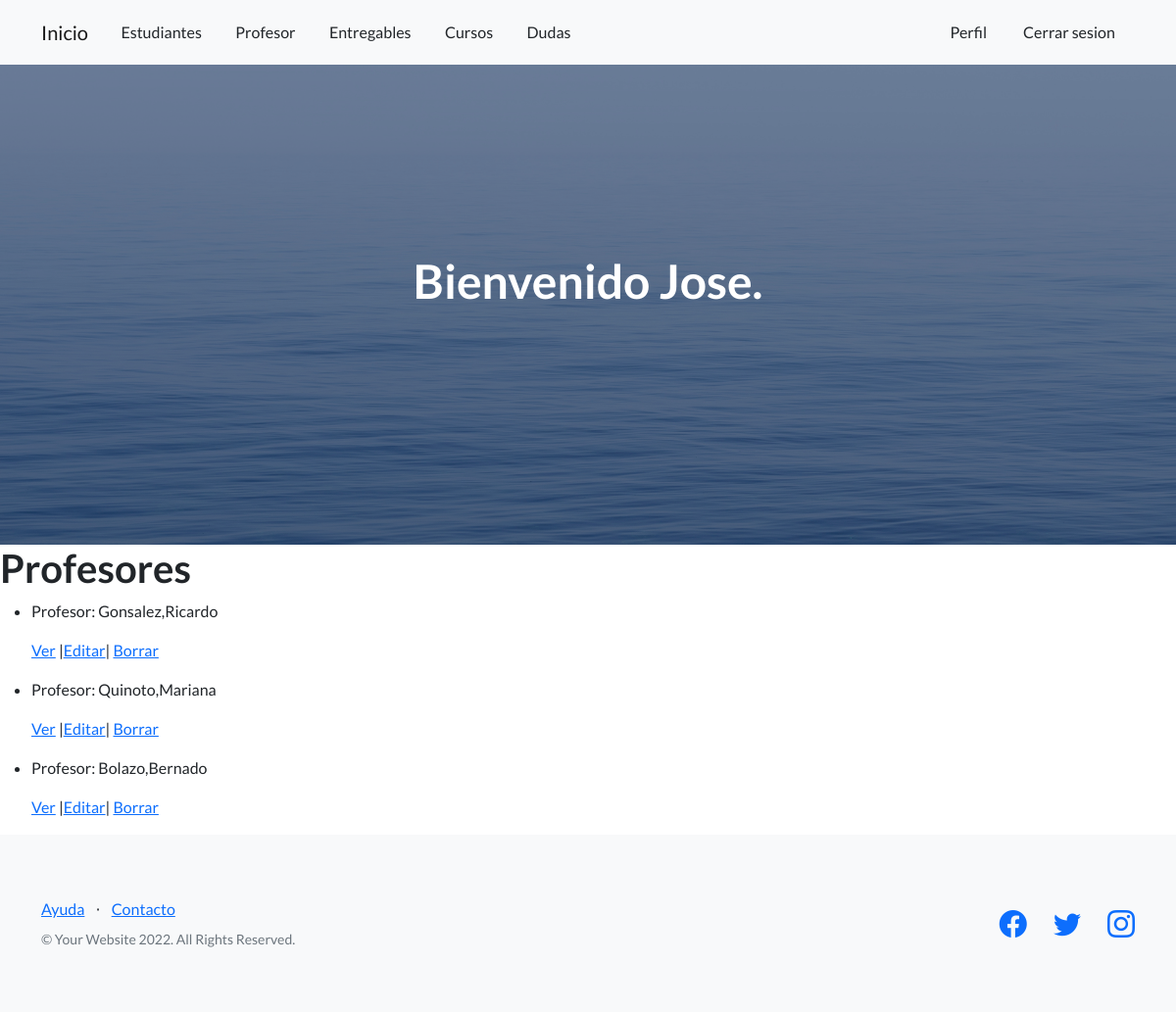
The app's page /profesor/list (signed in) with its own data.
### AppCoder/models.py (models this page shows, shortened)
class Profesor(models.Model):
    nombre=models.CharField(max_length=40)
    apellido=models.CharField(max_length=40)
    email= models.EmailField()
    profesion=models.CharField(max_length=40)

### AppCoder/views.py (the view)
# urls.py: path('profesor/list',views.ProfesorList.as_view(), name="ListP"),
class ProfesorList(ListView):
    model=Profesor
    template_name="AppCoder/profesor_list.html"

### AppCoder/templates/AppCoder/profesor_list.html
{% extends 'AppCoder/padre.html' %}
{% load static %}
{% block ContenidoQueCambia  %}
<body>
    <h1>Profesores</h1>
    <ul>
        {% for profesor in object_list %}
            <li>
                <p>Profesor: {{profesor.apellido}},{{profesor.nombre}}</p>
                <p>
                    <a href="{% url 'DetailP' profesor.id %}">Ver</a>
                    {%if user.is_superuser%}
                    |<a href="{% url 'EditP' profesor.id %}">Editar</a>|
                    <a href="{% url 'DeleteP' profesor.id %}">Borrar</a>
                    {%endif%}
                </p>
            </li>
        {%endfor%}
    </ul>
</body>
{% endblock  %}

### AppCoder/templates/AppCoder/padre.html (shortened to what this page needs)
<!DOCTYPE html>
<html lang="en">
    <head>
        {%load static%}
        <link href="https://cdn.jsdelivr.net/npm/bootstrap-icons@1.5.0/font/bootstrap-icons.css" rel="stylesheet" type="text/css" />
        <link href="{% static 'AppCoder/css/styles.css' %}" rel="stylesheet" />
    </head>
    <body>
        <nav class="navbar navbar-light bg-light static-top">
            <div class="container">
                    <a class="navbar-brand" href="{% url 'Inicio' %}">Inicio</a>
                    <a class="btn btn" href="/Estudiantes">Estudiantes</a>
                    <a class="btn btn" href="/Profesores">Profesor</a>
                    <a class="btn btn" href="/Entregables">Entregables</a>
                    <a class="btn btn" href="/Cursos">Cursos</a>
                    <a class="btn btn" href="/Dudas">Dudas</a>
                <div class="col-lg-6 h-100 text-center text-lg-end my-auto">
                    {%if request.user.is_authenticated%}
                    <a class="btn btn" href="/VerPerfil">Perfil</a>
                    <a class="btn btn" href="/logout">Cerrar sesion</a>
                    {%endif%}
                </div>
            </div>
        </nav>
        <header class="masthead">
            <div class="container position-relative">
                <div class="row justify-content-center">
                    <div class="col-xl-6">
                        <div class="text-center text-white">
                            {%if request.user.is_authenticated%}
                            <h1 class="mb-5">Bienvenido {{user.username}}.</h1>
                            {%endif%}
                        </div>
                    </div>
                </div>
            </div>
        </header>
        {% block ContenidoQueCambia %}
        {% endblock  %}
        <footer class="footer bg-light">
            <div class="container">
                <div class="row">
                    <div class="col-lg-6 h-100 text-center text-lg-start my-auto">
                        <ul class="list-inline mb-2">
                            <li class="list-inline-item"><a href="#!">Ayuda</a></li>
                            <li class="list-inline-item">⋅</li>
                            <li class="list-inline-item"><a href="#!">Contacto</a></li>
                        </ul>
                        <p class="text-muted small mb-4 mb-lg-0">&copy; Your Website 2022. All Rights Reserved.</p>
                    </div>
                    <div class="col-lg-6 h-100 text-center text-lg-end my-auto">
                        <ul class="list-inline mb-0">
                            <li class="list-inline-item me-4">
                                <a href="#!"><i class="bi-facebook fs-3"></i></a>
                            </li>
                            <li class="list-inline-item me-4">
                                <a href="#!"><i class="bi-twitter fs-3"></i></a>
                            </li>
                            <li class="list-inline-item">
                                <a href="#!"><i class="bi-instagram fs-3"></i></a>
                            </li>
                        </ul>
                    </div>
                </div>
            </div>
        </footer>
    </body>
</html>

### records on screen
Profesor: apellido "Gonsalez", nombre "Ricardo"
Profesor: apellido "Quinoto", nombre "Mariana"
Profesor: apellido "Bolazo", nombre "Bernado"

### other values on screen
{{ user.username }} "Jose"
